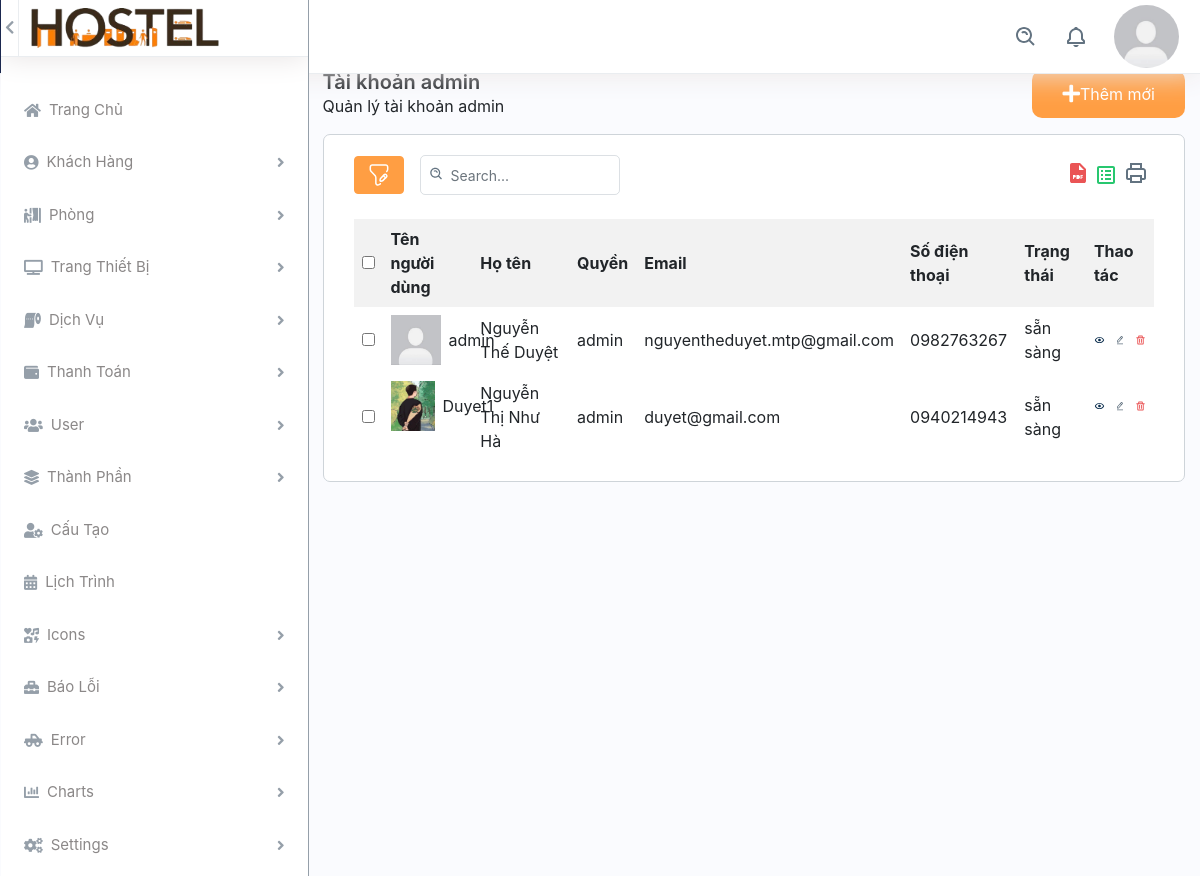
The page /back_end/list-user.php (signed in) on the database its author committed.
### tables this page shows
CREATE TABLE `client` (
  `id_client` int(11) NOT NULL,
  `ma_sinh_vien` varchar(255) NOT NULL,
  `ten_nguoi_dung` varchar(255) NOT NULL,
  `ho_ten` text NOT NULL,
  `mat_khau` varchar(255) NOT NULL,
  `email` varchar(255) NOT NULL,
  `so_dien_thoai` varchar(20) NOT NULL,
  `trang_thai` varchar(50) DEFAULT 'sẵn sàng',
  `anh_dai_dien` varchar(255) DEFAULT 'Facebook-Avatar_3.png',
  `reset_token` varchar(255) DEFAULT NULL,
  `quyen` text NOT NULL DEFAULT 'client'
);

### config/database.php (called while the page is built, shortened)
<?php
class Database {
    private $host = servername;
    private $user = username;
    private $password = password;
    private $dbname = dbname;
    private $link;
    private function connectDB() {
        $this->link = new mysqli($this->host, $this->user, $this->password, $this->dbname);
    }
    public function select($query) {
        $result = $this->link->query($query) or die($this->link->error . __LINE__);
        if ($result->num_rows > 0) {
            return $result;
        } else {
            return false;
        }
    }
}
?>

### back_end/list-user.php (the view, shortened to what this page needs)
<?php
if(empty($_SESSION['username'])){
    var_dump($_SESSION['username']);
    header("location: dang_nhap.html");
} else{ ?>
    <?php
    include 'header.php';
    include 'side-bar.php';
    ?>
    <div class="col-md-9">
        <div class="col-12 container-content">
            <div class="header-content pb-3">
                <div class="title-content">
                    <h3 class="m-0 strong">Tài khoản admin</h3>
                    <div class="span">Quản lý tài khoản admin</div>
                </div>
                <a href="add-admin.php" class="button-add">
                    <i class="fas fa-plus"></i>
                    <span>Thêm mới</span>
                </a>
            </div>
            <div class="content-add-room col-12">
                <?php
                include '../config/database.php';
                ?>
                <div class="table-top d-flex justify-content-between mb-4">
                    <div class="search-set d-flex align-items-center mr-2">
                        <div class="search-path mr-3">
                            <a class="btn btn-filter" id="filter_search">
                                <img src="../assets/img/filter.svg" alt="img">
                            </a>
                        </div>
                        <div class="search-input">
                            <a class="btn btn-searchset"><img src="../assets/img/search-white.svg" alt="img"></a>
                            <div id="DataTables_Table_0_filter" class="dataTables_filter">
                                <label>
                                    <input type="search" id="searchInput" class="form-control form-control-sm" placeholder="Search..." aria-controls="DataTables_Table_0">
                                </label>
                            </div>
                        </div>
                    </div>
                    <div class="wordset d-flex align-items-center">
                        <ul class="d-flex">
                            <li class="mr-2">
                                <a data-bs-toggle="tooltip" data-bs-placement="top" title="" data-bs-original-title="pdf" aria-label="pdf"><img src="../assets/img/pdf.svg" alt="img"></a>
                            </li>
                            <li class="mr-2">
                                <a data-bs-toggle="tooltip" data-bs-placement="top" title="" data-bs-original-title="excel" aria-label="excel"><img src="../assets/img/excel.svg" alt="img"></a>
                            </li>
                            <li class="mr-2">
                                <a data-bs-toggle="tooltip" data-bs-placement="top" title="" data-bs-original-title="print" aria-label="print"><img src="../assets/img/printer.svg" alt="img"></a>
                            </li>
                        </ul>
                    </div>
                </div>
                <div id="contents">
                    <?php
                    $db = new Database();
                    $sql = "SELECT * FROM client where quyen='admin'";
                    $result = $db->select($sql);
                    ?>
                    <?php if ($result->num_rows > 0) { ?>
                        <table class="table-data">
                            <tr>
                                <th>
                                    <input type="checkbox" name="check_all">
                                </th>
                                <th>Tên người dùng</th>
                                <th>Họ tên</th>
                                <th>Quyền</th>
                                <th>Email</th>
                                <th>Số điện thoại</th>
                                <th>Trạng thái</th>
                                <th>Thao tác</th>
                            </tr>
                            <?php while ($row = $result->fetch_assoc()) { ?>
                                <tr>
                                    <td><input type="checkbox" name="check_daughter"></td>
                                    <td class="d-flex align-items-center"><img class="img-fluid img-responsive mr-2" height="10" width="10" src="../assets/img/<?php echo $row['anh_dai_dien']; ?>" alt="Dich vu ki tuc xa"> <?php echo $row['ten_nguoi_dung']; ?></td>
                                    <td><?php echo $row['ho_ten']; ?></td>
                                    <td><?php echo $row['quyen']; ?></td>
                                    <td><?php echo $row['email']; ?></td>
                                    <td><?php echo $row['so_dien_thoai']; ?></td>
                                    <td><?php echo $row['trang_thai']; ?></td>
                                    <td class="d-flex thao-tac">
                                        <a class="me-3" href="../front_end/dichvu-detail.php?id=<?php echo $row['id_client'];?>">
                                            <img src="../assets/img/eye.svg" alt="img" class="img-fluid">
                                        </a>
                                        <a class="me-3" href="edit-sv.php?id=<?php echo $row['id_client']; ?>">
                                            <img src="../assets/img/edit.svg" alt="img" class="img-fluid icon-edit">
                                        </a>
                                        <a class="confirm-text" href="delete-sv.php?id=<?php echo $row['id_client']; ?>">
                                            <img src="../assets/img/delete.svg" alt="img" class="img-fluid">
                                        </a>
                                    </td>
                                </tr>
                            <?php } ?>
                        </table>
                    <?php } else {
                        echo "Không có dữ liệu.";
                    } ?>
                </div>
            </div>
        </div>
    </div>
    </div>
    </body>
    </html>
<?php } ?>

### assets/css/duyet.css (style rules this page uses)
img { height: auto; width: 100%; }
body, html { height: 100%; margin: 0; background-color: #FAFBFE; }
i.fas, i.fab { display: flex; flex-direction: column; justify-content: center; font-size: 15px; color: #959FA9; }
.container-content { margin-top: 70px; position: relative; overflow-y: scroll; overflow: hidden; }
.button-add { display: flex; padding: 0 30px; border-radius: 10px; background-color: #FF9E43; color: white; }
.button-add i { display: flex; flex-direction: column; justify-content: center; font-size: 20px; color: white; }
.button-add span { display: flex; flex-direction: column; justify-content: center; }
.header-content { display: flex; justify-content: space-between; }
.table-data { width: 100%; border-collapse: collapse; }
.table-data th,.table-data td { padding: 8px; text-align: left; }
.table-data th { background-color: #f2f2f2; }
table.table-data img { width: 50px; height: 50px; }
a#filter_search { border: 1px solid #FF9E43; background: #FF9E43; }
div#DataTables_Table_0_filter input { background: transparent; height: 40px; border: 1px solid rgba(145, 158, 171, 0.32); width: 200px; border-radius: 5px ; padding: 0 15px 0 30px; }
div#DataTables_Table_0_filter { position: relative; height: 100%; }
a.btn.btn-searchset { padding: 2px; border-radius: 50px; position: absolute; top: 8px; left: 6px; z-index: 2; }
.search-input { position: relative; }
div#DataTables_Table_0_filter label { margin: 0; }
td.thao-tac .icon-edit { width: 16px; }
td.thao-tac img { width: 25px; }
.content-add-room { padding: 20px 30px; border: 1px solid #CED4D9; border-radius: 7px; background: #ffffff; }
.strong { font-weight: 600; font-size: 20px; }

### rows shown on the page
client: anh_dai_dien (picture), ten_nguoi_dung "admin", ho_ten "Nguyễn Thế Duyệt", quyen "admin", email "nguyentheduyet.mtp@gmail.com", so_dien_thoai "0982763267", trang_thai "sẵn sàng"
client: anh_dai_dien (picture), ten_nguoi_dung "Duyet1", ho_ten "Nguyễn Thị Như Hà", quyen "admin", email "duyet@gmail.com", so_dien_thoai "0940214943", trang_thai "sẵn sàng"
